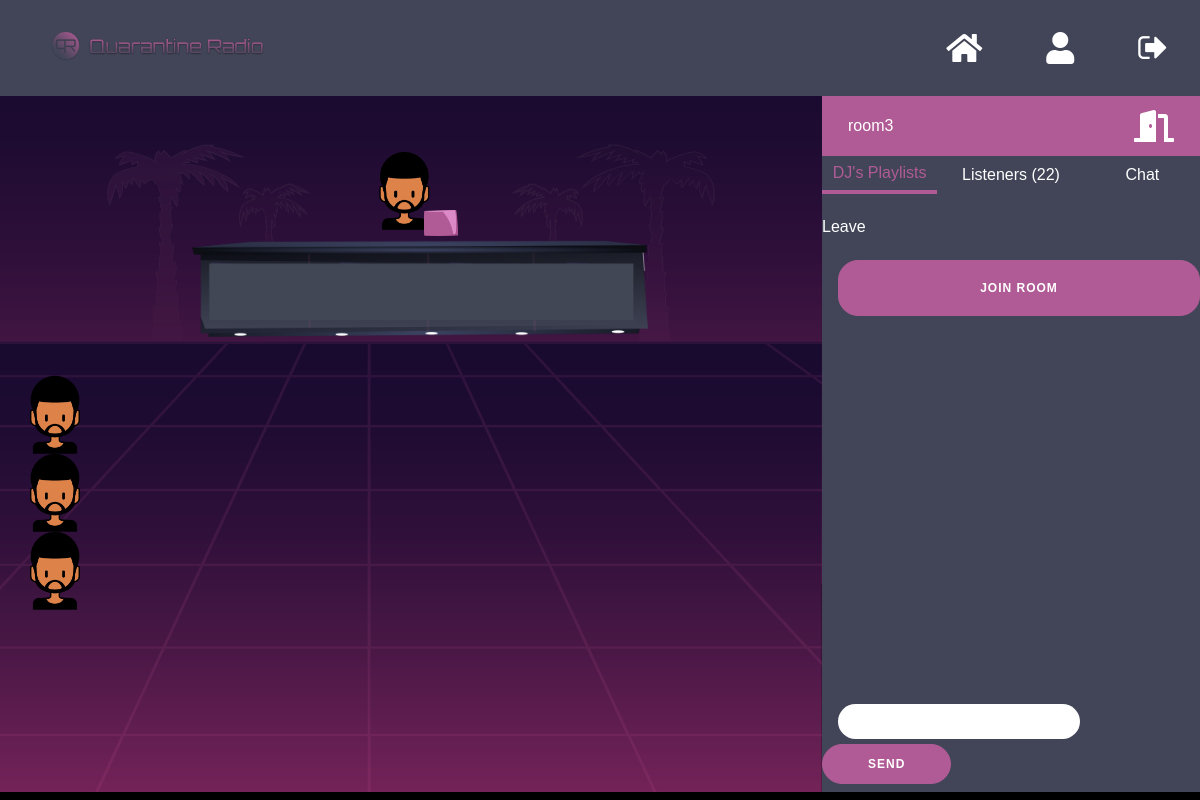
The page /room/3 (signed in) on the database its author committed.
### quarantineradio/models.py (models this page shows, shortened)
class User(db.Model, UserMixin):
    id = db.Column(db.Integer, primary_key=True)
    username = db.Column(db.String(20), unique=True, nullable=False)
    email = db.Column(db.String(120), unique=True, nullable=False)
    image_file = db.Column(db.String(20), nullable=False, default= 'default.jpg')
    password = db.Column(db.String(60), nullable=False)
    date_created = db.Column(db.DateTime, nullable=False, default=datetime.utcnow)
    rooms = db.relationship('Room', backref='room_creator', lazy=True)

class Room(db.Model):
    id = db.Column(db.Integer, primary_key=True)
    title = db.Column(db.String(100), nullable=False)
    date_posted = db.Column(db.DateTime, nullable=False, default=datetime.utcnow)
    description = db.Column(db.Text, nullable=False)
    user_id = db.Column(db.Integer, db.ForeignKey('user.id'), nullable=False)

### quarantineradio/rooms/routes.py (the view)
@rooms.route('/room/<int:room_id>')
@login_required
def room(room_id):
    room = Room.query.get_or_404(room_id)
    form = ChatForm()
    return render_template('room.html', title= room.title, room=room, form=form, username= current_user.username )

### quarantineradio/rooms/forms.py
class ChatForm(FlaskForm):
    description = TextAreaField('Description', validators= [DataRequired()])
    submit = SubmitField('Send')

### quarantineradio/models.py (called while the page is built)
@login_manager.user_loader
def load_user(user_id):
    return User.query.get(int(user_id))

### quarantineradio/templates/room.html (shortened to what this page needs)
{% extends 'base.html' %}
{% block body %}
<nav class="nav-container hide-mobile-active">
  <ul class="nav-links-room">
    <li class="logo-room hide-mobile-active"><img class="logo"src="{{ url_for('static', filename= 'img/b-logo.png')}}" alt="LOGO"></li>
    <li class="item"><a href="{{ url_for('main.home') }}"><i class="fas fa-home fa-2x navicon overlay-home"></i></a></li>
    <li class="item"><a href="{{ url_for('users.account') }}"><i class="fas fa-user fa-2x navicon overlay-home"></i></a></li>
    {% if current_user.is_authenticated%}
    <li class="item"><a href="{{ url_for('users.logout') }}"><i class="fa fa-sign-out fa-2x navicon overlay-home"></i></a></li>
    {% endif %}
  </ul>
</nav>
<section class="room-showcase-container ">
  <div class="disco-room-container">
    <div class="turntable-top">
      <div class="avatar-container">
        <img class="article-img-mobile" src="{{ url_for('static', filename= 'img/' + room.room_creator.image_file) }}" alt="">
      </div>
      <div class="laptop-container">
        <img class="avatar-laptop" src="{{ url_for('static', filename= 'img/current-laptop.png')}}" alt="">
      </div>
    </div>
    <div class="turntable-container">
      <img class="turntable" src="{{ url_for('static', filename= 'img/turntable.png')}}" alt="">
    </div>
    <div class="users-in-room">
      <img class="article-img-mobile" src="{{ url_for('static', filename= 'img/' + room.room_creator.image_file) }}" alt="">
      <img class="article-img-mobile" src="{{ url_for('static', filename= 'img/' + room.room_creator.image_file) }}" alt="">
      <img class="article-img-mobile" src="{{ url_for('static', filename= 'img/' + room.room_creator.image_file) }}" alt="">
    </div>
  </div>
  <div class="room-chat-container">
    <div class="room-chat-nav">
      <p>{{ room.title }}</p>
      <div class="room-chat-nav-icons">
        {% if room.room_creator == current_user%}
          <i onclick="createRoom()" type="button"  data-toggle="modal" data-target="#deleteModal" class="fas fa-door-open fa-2x"></i>
        {% else%}
        <a class="leave-room" href={{ url_for('main.home')}} ><i class="fas fa-door-open fa-2x"></i></a>
        {% endif %}
      </div>
    </div>
    <section class="room-tabs">
      <div class="room-tab-container">
        <div class="index-tab-item index-tab-border" id="tab-1">
          <p class="">DJ's Playlists</p>
        </div>
        <div class="index-tab-item " id="tab-2">
          <p class="">Listeners (22)</p>
        </div>
        <div class="index-tab-item" id="tab-3">
          <p class="" >Chat</p>
        </div>
      </div>
    </section>
    <section class="room-tab-content">
      <div class="room-tab-container">
        <div class="index-tab-content-item show" id="tab-1-content">
          <div class=" room-tab room-tab-1-content-inner">
            <div class="playlist">
              <p class="leave-room-song">Leave</p>
                <div class="chat" id="display-message-section-song">
                  <button class="select-room-container" ><p class="select-room-song">JOIN ROOM</p> </button>
                </div>
              <div class="room-chat-input-box">
                <div class="chat-input">
                  <input type="text" id="user_message-song" class="user_message-song"  autocomplete="off">
                  <button type="button" id="send_message-song" class="send_message-song">SEND</button>
                </div>
              </div>
            </div>
          </div>
        </div>
      </div>
    </section>
  </div>
</section>
{% endblock body %}

### quarantineradio/static/css/main.css (style rules this page uses)
:root { --primary-color: #B15B96; --dark-color: #141414; --big-font:2.5rem; --normal-font:1rem; --small-font:0.875rem; }
* { box-sizing: border-box; margin: 0; padding: 0; }
body { font-family: 'Arial',sans-serif; -webkit-font-smoothing: antialiased; background: #000; color: #999; }
ul { list-style: none; }
a { color: #fff; text-decoration: none; }
p { margin: 0.5rem 0; }
img { width: 100%; }
button { border-radius: 20px; border: 1px solid var(--primary-color); background: var(--primary-color); color: #fff; font-size: 12px; font-weight: bold; padding: 12px 45px; letter-spacing: 1px; text-transform: capitalize; transition: transform 80ms ease-in; }
.index-tab-border { border-bottom: var(--primary-color) 4px solid; }
.index-tab-border p { color: var(--primary-color); }
#tab-1-content,#tab-2-content,#tab-3-content { display: none; }
.show { display: block !important; }
.nav-container { background: #414557; display: flex; align-items: center; -webkit-box-shadow: 0 8px 6px -6px var(--primary-color); -moz-box-shadow: 0 8px 6px -6px var(--primary-color); box-shadow: 0 8px 6px -6px var(--primary-color); }
.logo { width: 50%; cursor: pointer; margin-right: auto; }
.logo { order: 0; }
.item { order: 1; }
.hide-mobile-active { display: block; }
.navicon { padding: 4vh; }
.logo-room { width: 40%; cursor: pointer; margin-right: auto; padding-left: 50px; }
.nav-links-room { padding: 0px 0px; display: flex; flex-wrap: nowrap; justify-content: space-between; align-items: center; transition: all 0.3s ease 0s; }
.room-showcase-container { position: relative; display: grid; grid-template-columns: 68.5% 31.5% 1fr 2fr; height: 87vh; width: 100%; }
.disco-room-container { background: url('../img/roomBg.png')no-repeat center center/cover; }
.turntable-top { height: 100px; width: 38%; margin: 0; position: absolute; top: 12%; left: 35%; transform: translate(-50%, -50%); display: flex; flex-direction: row; }
.avatar-container { width: 38%; margin: 0; position: absolute; top: 63%; left: 60%; transform: translate(-50%, -50%); }
.avatar-laptop { width: 34px; height: 26px; position: absolute; left: 152px; top: 80%; margin-left: 5rem; }
.turntable-container { width: 38%; margin: 0; position: absolute; top: 28%; left: 35%; transform: translate(-50%, -50%); }
.room-chat-container { background: #414557; color: #fff; }
.users-in-room { width: 65%; margin: 0; position: absolute; top: 57%; left: 35%; transform: translate(-50%, -50%); display: flex; flex-direction: column; }
.room-chat-nav { height: 60px; background: var(--primary-color); padding: 0 1rem; display: flex; justify-content: space-between; align-items: center; }
.room-chat-nav p { padding-left: 10px; }
.room-chat-nav .fas { padding: 10px; }
.chat-input { width: 32%; position: absolute; bottom: 0; background: none; padding-bottom: 0.5rem; }
.chat-input input { border: none; outline: none; border-radius: 50px; font-size: 16px; margin-top: 0.5rem; margin-bottom: 0.3rem; line-height: 35px; width: 63%; margin-left: 1rem; padding-left: 1rem; }
.chat-input ::placeholder { padding-left: 1rem; color: #414557; }
.room-chat-input-box { background-color: #414557; border-radius: 50px; width: 30%; }
.room-tab-container { margin: auto; overflow: hidden; }
.room-tabs { background: #414557; }
.room-tabs .room-tab-container { display: grid; grid-template-columns: repeat(3,1fr); grid-gap: 1rem; align-items: center; justify-content: center; text-align: center; }
.room-tab-content { padding: 1rem 0; }
.chat { padding-top: 1rem; padding-left: 1rem; display: flex; flex-direction: column; height: 490px; overflow-y: scroll; }
.article-img-mobile { width: 50px; }

### rows shown on the page
User: image_file (picture)
Room: title "room3"
